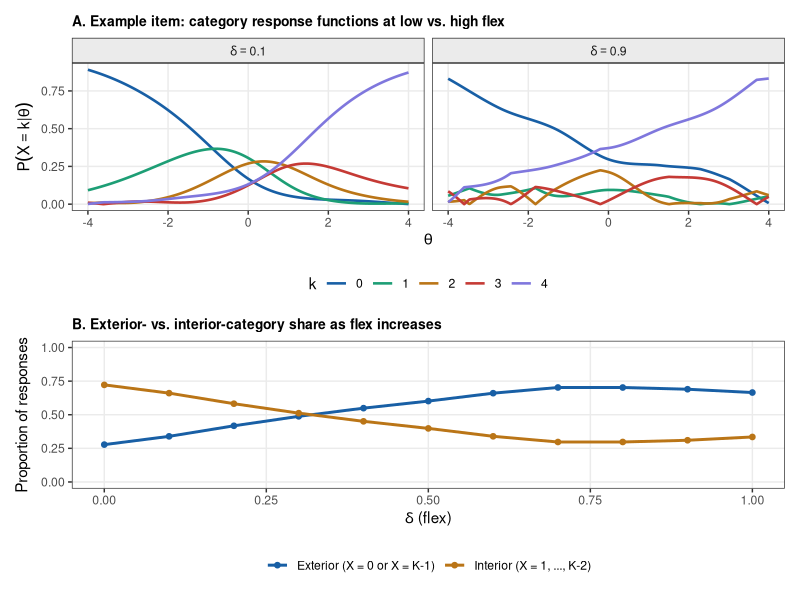

Recreate this plot in R.
library(ggplot2)
library(patchwork)

# Illustrates a mechanism cited in si.tex (sec:si-oracle): as flex increases
# under the NP DGP, responses concentrate in the two extreme categories
# (X=0 and X=K-1) at the expense of the interior categories, which drives
# the omega_t weighting artefact (non-monotonic gap vs. GPCM/oracle in
# Figure fig:np-imv of the main text).
# Reuses the exact DGP mechanism (helper functions, parameter distributions)
# from gpcm_binomial_sweep_np.R so this is a faithful diagnostic.

set.seed(1)

K       <- 5L
n_bound <- K - 1L
LNORM_SDLOG     <- 0.5
THRESH_NOISE_SD <- 0.3
theta_grid <- seq(-4, 4, by = 0.02)
CAT_COLS   <- c("#185FA5","#1D9E75","#BA7517","#C53A35","#7F77DD")

gpcm_probs <- function(theta, a, b) {
  K  <- length(b) + 1L
  ln <- matrix(0, nrow = length(theta), ncol = K)
  for (k in seq_len(K - 1L)) ln[, k + 1L] <- ln[, k] + a * (theta - b[k])
  ln <- ln - apply(ln, 1, max)
  ex <- exp(ln); ex / rowSums(ex)
}
rand_mono_spline <- function(n_knots = 7L) {
  x_k <- seq(-4, 4, length.out = n_knots)
  y_k <- sort(runif(n_knots))
  splinefun(x_k, y_k, method = "monoH.FC")
}
np_probs <- function(theta, a_j, b_j, K, flex, splines_j) {
  n <- K - 1L
  theta_c <- pmin(pmax(theta, -4), 4)
  gpcm_cat <- gpcm_probs(theta, a_j, b_j)
  gpcm_cum <- matrix(NA_real_, length(theta), n)
  for (k in seq_len(n)) gpcm_cum[, k] <- 1 - rowSums(gpcm_cat[, seq_len(k), drop = FALSE])
  rand_cum <- matrix(NA_real_, length(theta), n)
  for (k in seq_len(n)) rand_cum[, k] <- pmin(pmax(splines_j[[k]](theta_c), 0), 1)
  cum <- (1 - flex) * gpcm_cum + flex * rand_cum
  if (n > 1L) cum <- t(apply(cum, 1, sort, decreasing = TRUE))
  probs <- cbind(1 - cum[, 1],
                  if (n > 1L) cum[, seq_len(n - 1L), drop = FALSE] - cum[, seq_len(n - 1L) + 1L, drop = FALSE],
                  cum[, n])
  pmax(probs, 1e-10)
}
draw_item <- function() {
  a_j <- rlnorm(1L, meanlog = 0, sdlog = LNORM_SDLOG)
  shift <- runif(1, -1, 1)
  b_j <- seq(-1.5, 1.5, length.out = n_bound) + shift + rnorm(n_bound, 0, THRESH_NOISE_SD)
  splines_j <- lapply(seq_len(n_bound), function(k) rand_mono_spline())
  list(a = a_j, b = b_j, splines = splines_j)
}

## ---- Panel A: one example item's CRFs at low vs. high flex ----------------
item <- draw_item()
crf_df <- do.call(rbind, lapply(c(0.1, 0.9), function(flex) {
  pr <- np_probs(theta_grid, item$a, item$b, K, flex, item$splines)
  do.call(rbind, lapply(0:(K - 1), function(k) {
    data.frame(theta = theta_grid, prob = pr[, k + 1], k = factor(k),
               flex = factor(paste0("delta == ", flex), levels = c("delta == 0.1", "delta == 0.9")))
  }))
}))
pA <- ggplot(crf_df, aes(theta, prob, colour = k)) +
  geom_line(linewidth = 0.9) +
  facet_wrap(~flex, labeller = label_parsed) +
  scale_colour_manual(values = CAT_COLS, name = "k") +
  labs(x = expression(theta), y = expression(P(X==k*"|"*theta)),
       title = "A. Example item: category response functions at low vs. high flex") +
  theme_bw(base_size = 11) +
  theme(legend.position = "bottom", panel.grid.minor = element_blank(),
        strip.background = element_rect(fill = "grey92"),
        plot.title = element_text(size = 10, face = "bold"))

## ---- Panel B: extreme- vs. interior-category share vs. flex ---------------
## Integrates over theta ~ N(0,1) and many items at each flex value: the
## empirical quantity behind the omega_t weighting artefact.
N_PERSONS_MC <- 3000L
N_ITEMS_MC   <- 60L
flex_vals    <- seq(0, 1, by = 0.1)
theta_mc     <- rnorm(N_PERSONS_MC)

marg_df <- do.call(rbind, lapply(flex_vals, function(flex) {
  cat_counts <- rep(0, K)
  for (i in seq_len(N_ITEMS_MC)) {
    it <- draw_item()
    pr <- np_probs(theta_mc, it$a, it$b, K, flex, it$splines)
    cat_counts <- cat_counts + colSums(pr)
  }
  data.frame(k = factor(0:(K - 1)), share = cat_counts / sum(cat_counts), flex = flex)
}))

share_df <- do.call(rbind, lapply(flex_vals, function(fv) {
  sub <- marg_df[marg_df$flex == fv, ]
  x0      <- sub$share[sub$k == "0"]
  xK1     <- sub$share[sub$k == as.character(K - 1)]
  exterior <- x0 + xK1
  data.frame(flex = fv,
             group = c("Exterior (X = 0 or X = K-1)", "Interior (X = 1, ..., K-2)"),
             share = c(exterior, 1 - exterior))
}))
share_df$group <- factor(share_df$group,
                          levels = c("Exterior (X = 0 or X = K-1)", "Interior (X = 1, ..., K-2)"))

pB <- ggplot(share_df, aes(x = flex, y = share, colour = group)) +
  geom_line(linewidth = 1.0) +
  geom_point(size = 1.6) +
  scale_colour_manual(values = c("Exterior (X = 0 or X = K-1)" = "#185FA5",
                                  "Interior (X = 1, ..., K-2)" = "#BA7517"),
                       name = NULL) +
  scale_y_continuous(limits = c(0, 1)) +
  labs(x = expression(delta~"(flex)"), y = "Proportion of responses",
       title = "B. Exterior- vs. interior-category share as flex increases") +
  theme_bw(base_size = 11) +
  theme(legend.position = "bottom", panel.grid.minor = element_blank(),
        plot.title = element_text(size = 10, face = "bold"))

p_final <- pA / pB + plot_layout(heights = c(1, 1))

ggsave("/home/ben/Dropbox/Apps/Overleaf/binomial_model/fig_np_extreme_categories.pdf",
       p_final, width = 8.5, height = 8, device = cairo_pdf)
cat("saved fig_np_extreme_categories.pdf\n")
cat("\nExtreme- vs. interior-category share by flex:\n")
print(share_df)
